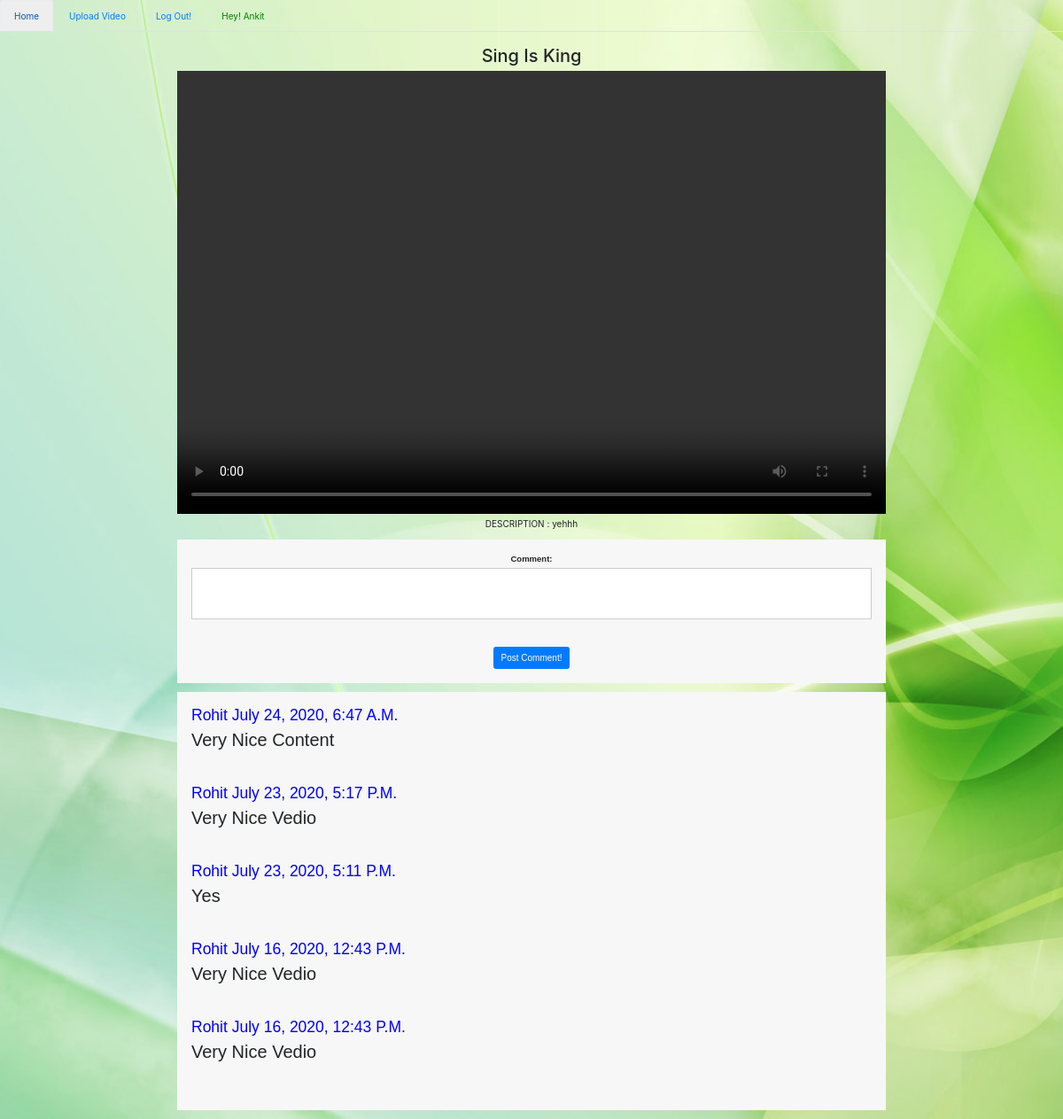
The app's page /youtube/video/31 (signed in) with its own data.
### youtubeapp/models.py (models this page shows)
class Vedio(models.Model):
	Title 		= models.CharField(max_length=300)
	Discription = models.CharField(max_length=300)
	path		= models.FileField(upload_to='documents/')
	user        = models.ForeignKey(User, on_delete=models.CASCADE)
	created_on	= models.DateTimeField(auto_now_add=True)

class Comments(models.Model):
	text 		= models.CharField(max_length=300)
	user        = models.ForeignKey(User, on_delete=models.CASCADE)
	created_on	= models.DateTimeField(auto_now_add=True)
	video 		= models.ForeignKey(Vedio, on_delete=models.CASCADE)

### youtubeapp/views.py (the view)
# urls.py: path('video/<int:id>', views.VedioView.as_view(), name='video'),
class VedioView(View):
	template_name = 'Video.html'
	def get(self,request,id):
		vedio_by_id = Vedio.objects.get(id=id)
		vedio = Vedio.objects.get(id=id)
		comments = Comments.objects.filter(video=vedio).order_by('-id')[:5]
		if request.user.is_authenticated:
			form = CommentsForm()
			return render (request,self.template_name,{'form':form,'vedio_by_id':vedio_by_id,'comments':comments})
		else:
			return render (request,self.template_name,{'vedio_by_id':vedio_by_id,'comments':comments})

### youtubeapp/forms.py
class CommentsForm(forms.Form):
	text = forms.CharField(label='Comment', max_length=200)

### youtubeapp/templates/Video.html (shortened to what this page needs)
{% extends "homepage.html" %}
{% load static %}
{% block body %}
<h2 style="text-transform: capitalize;">{{ vedio_by_id.Title }}</h2>
<video width="800" height="500" controls>
    <source src="{{vedio_by_id.path.url}}" type="video/mp4">
  </video>
<p>DESCRIPTION : {{ vedio_by_id.Discription }}</p>
{% if form %}
<div class="form-style-6">
<form action="/youtube/comment" method="POST">
    {{ form }}
    <br>
    <button type="submit" class="btn btn-primary">Post Comment!</button>
</form>
</div>
{% endif %}
<div class="form-style-7">
{% for comment in comments %}
<h3 style="text-transform: capitalize; color: blue; ">{{ comment.user }}  {{ comment.created_on }} </h3>
<h2 style="text-transform: capitalize;">{{ comment.text }}</h2> <br><br><br>
{% endfor %}
</div>
{% endblock %}

### templates/homepage.html (shortened to what this page needs)
<!DOCTYPE html>
<html>
<head>
	 <link rel="stylesheet" href="https://maxcdn.bootstrapcdn.com/bootstrap/3.3.7/css/bootstrap.min.css">
     {% load static %}
     <link rel="stylesheet" href="https://stackpath.bootstrapcdn.com/bootstrap/4.1.3/css/bootstrap.min.css">
</head>
<body>
 <center>
        <ul class="nav nav-tabs ">
            <li class="nav-item">
                <a class="nav-link {% if request.path == '/' %} active {% endif %}" href="/">Home</a>
            </li>
            <li class="nav-item">
                <a class="nav-link {% if request.path == '/new_video' %} active {% endif %}" href="youtube/newvedio">Upload Video</a>
            </li>
            {% if request.user.is_authenticated %}
            <li class="nav-item">
                <a class="nav-link" href="youtube/logout">Log Out!</a>
            </li>
            {% endif %}
            {% if request.user.is_authenticated %}
            <li class="nav-item ">
                <a class="nav-link" style="color: green; text-transform: capitalize;" >Hey! {{request.user}} </a>
            </li>
            {% endif %}
        </ul>
        <br>
        <div class="container-fluid">
        {% block body %}
        {% endblock %}
    </div>
    </center>
    </body>
</body>
</html>

### youtubeapp/templates/Video.html (style rules this page uses)
body { background: white; background-image: url(/static/3.jpg); background-repeat: no-repeat; height: 100%; background-position: center; background-size: cover; }
.form-style-6 { font: 95% Arial, Helvetica, sans-serif; max-width: 800px; margin: 10px auto; padding: 16px; background: #F7F7F7; }
.form-style-6 input[type="text"], .form-style-6 select { -webkit-transition: all 0.30s ease-in-out; -moz-transition: all 0.30s ease-in-out; -ms-transition: all 0.30s ease-in-out; -o-transition: all 0.30s ease-in-out; outline: none; box-sizing: border-box; -webkit-box-sizing: border-box; -moz-box-sizing: border-box; width: 100%; background: #fff; margin-bottom: 4%; border: 1px solid #ccc; padding: 3%; color: #555; font: 95% Arial, Helvetica, sans-serif; }
.form-style-7 { font: 95% Arial, Helvetica, sans-serif; max-width: 800px; margin: 10px auto; padding: 16px; background: #F7F7F7; text-align: left; }

### records on screen
Vedio: Title "Sing Is King", Discription "yehhh"
Comments: user "Rohit", created_on "July 24, 2020, 6:47 A.m.", text "Very Nice Content"
Comments: user "Rohit", created_on "July 23, 2020, 5:17 P.m.", text "Very Nice Vedio"
Comments: user "Rohit", created_on "July 23, 2020, 5:11 P.m.", text "Yes"
Comments: user "Rohit", created_on "July 16, 2020, 12:43 P.m.", text "Very Nice Vedio"
Comments: user "Rohit", created_on "July 16, 2020, 12:43 P.m.", text "Very Nice Vedio"

### other values on screen
{{ request.user }} "Ankit"
